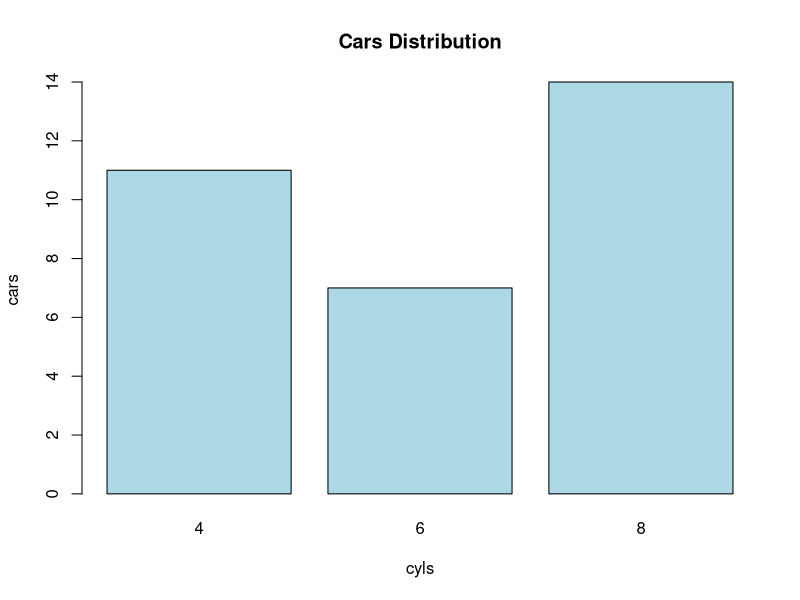
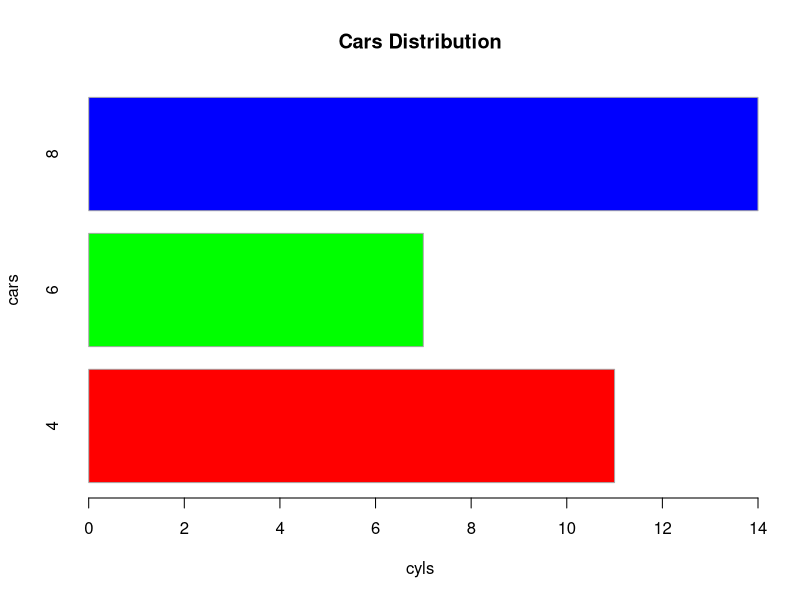
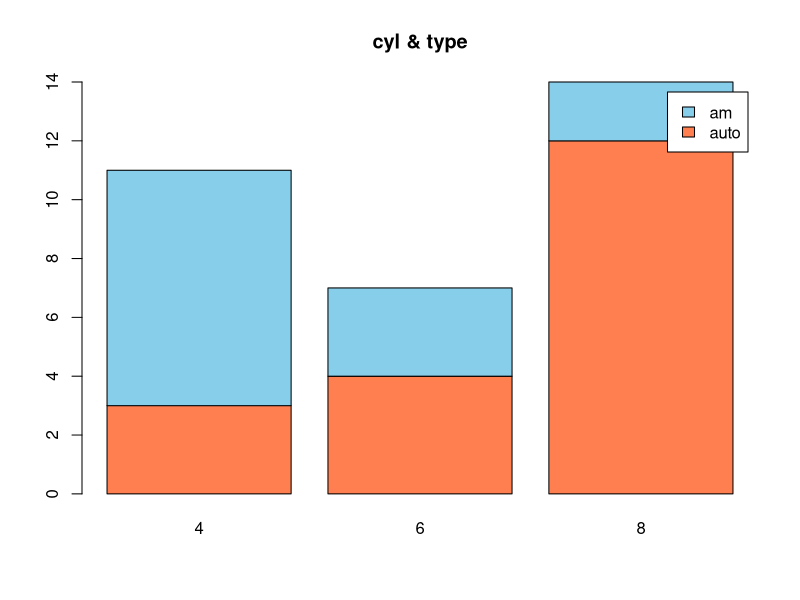
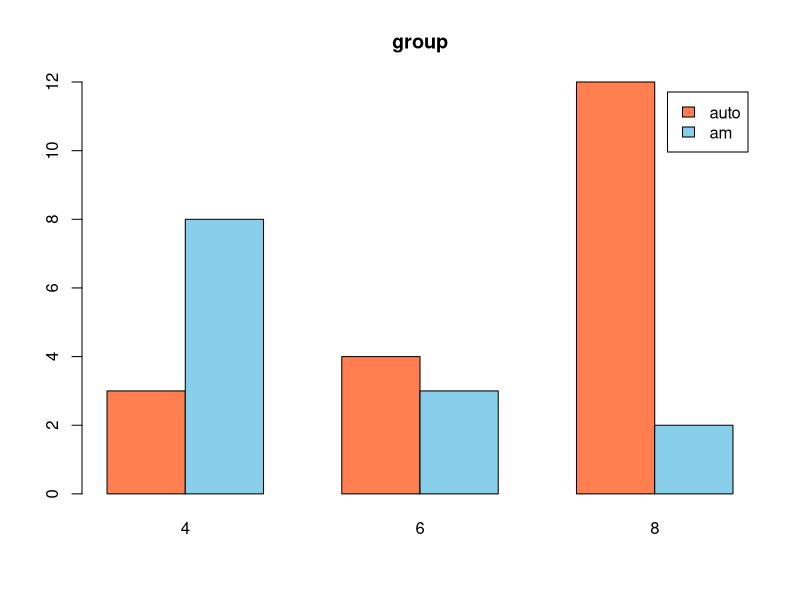

Write R code to recreate these figures, in order.
# 柱状图

# 和 python 中不同
# 在 R 中绘制柱状图需要先统计后绘图

# 刹车距离与汽车重量的关系
## 1. 统计频数
## table() 函数会生成一个频数表
cyl_counts <- table(mtcars$cyl)
print(cyl_counts)

## 2. 绘图
barplot(cyl_counts,
    main = "Cars Distribution",
    xlab = "cyls",
    ylab = "cars",
    col = "lightblue"
)

## R 中还可以给每根柱子添不同的颜色
barplot(cyl_counts,
    main = "Cars Distribution",
    xlab = "cyls",
    ylab = "cars",
    col = c("red", "green", "blue"), # 循环颜色
    border = "darkgray", # 边框颜色
    horiz = TRUE, # 横向柱状图
)

# 分组柱状图与堆叠柱状图
## 创建一个二维频数表
counts <- table(mtcars$am, mtcars$cyl)
rownames(counts) <- c("auto", "am")
print(counts)

## 默认是堆叠柱状图
barplot(counts,
    main = "cyl & type",
    col = c("coral", "skyblue"),
    legend = rownames(counts) # 自动添加图例
)

## 分组柱状图与堆叠柱状图
barplot(counts,
    main = "group",
    col = c("coral", "skyblue"),
    beside = TRUE, # 关键参数：并列排布
    legend = rownames(counts)
)
